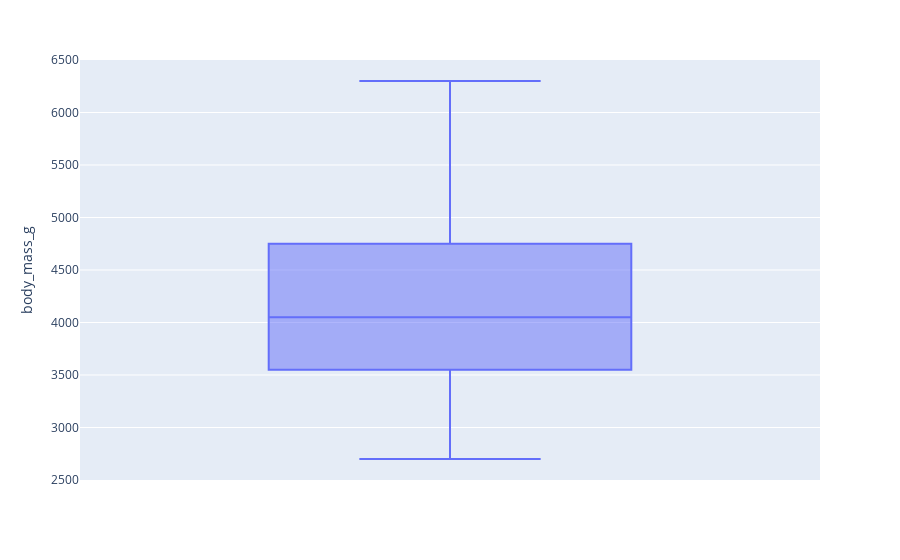

Write notebook code for a chart like this one.
### Code cell
fig1  = px.box(df , y="body_mass_g")
fig1.show()

### Figure 1 — Plotly figure (JSON) as saved in the notebook; plotly's stock layout.template omitted (floating-point values rounded to 4 significant figures; data arrays with more than 128 entries replaced by an {"elided": "..."} marker saying what was removed)
{"data": [{"alignmentgroup": "True", "hovertemplate": "body_mass_g=%{y}<extra></extra>", "legendgroup": "", "marker": {"color": "#636efa"}, "name": "", "notched": false, "offsetgroup": "", "orientation": "v", "showlegend": false, "type": "box", "x0": " ", "xaxis": "x", "y": {"elided": "342 int values"}, "y0": " ", "yaxis": "y"}], "layout": {"boxmode": "group", "legend": {"tracegroupgap": 0}, "margin": {"t": 60}, "xaxis": {"anchor": "y", "domain": [0, 1]}, "yaxis": {"anchor": "x", "domain": [0, 1], "title": {"text": "body_mass_g"}}}}
